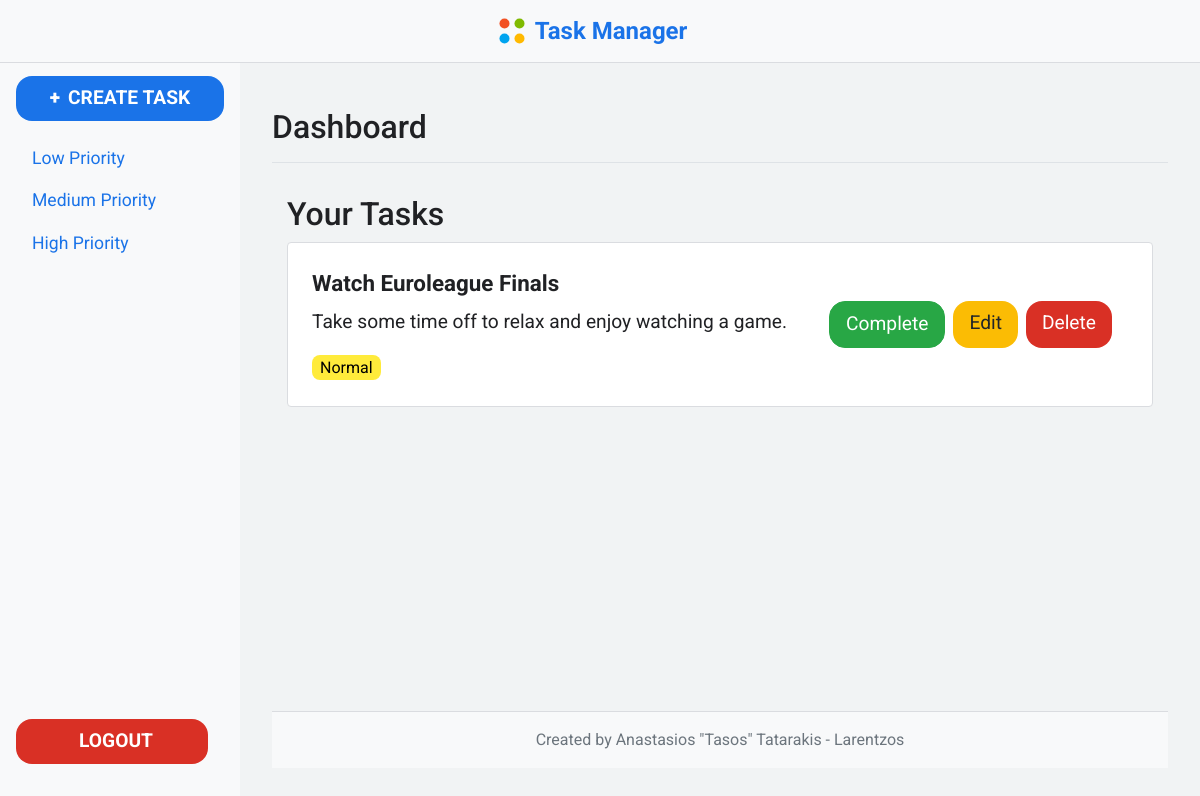
/tasks?priority=Normal (signed in), run on the app's committed database.
### models/task.py (models this page shows, shortened)
class Task(db.Model):
    id = db.Column(db.Integer, primary_key=True)
    title = db.Column(db.String(100), nullable=False)
    description = db.Column(db.Text, nullable=False)
    priority = db.Column(db.String(10), nullable=False)
    user_id = db.Column(db.Integer, db.ForeignKey('user.id'), nullable=False)
    completed = db.Column(db.Boolean, default=False, nullable=False)
    owner = db.relationship('User', backref=db.backref('tasks', lazy=True))

### routes/task_routes.py (the view, shortened to what this page needs)
@task_routes.route('/tasks', methods=['GET', 'POST'])
@login_required
def tasks():
    form = TaskForm()
    sort_by = request.args.get('sort_by', 'date')
    order = request.args.get('order', 'asc')
    priority = request.args.get('priority', None)
    query = Task.query.filter_by(user_id=current_user.id)
    if priority:
        query = query.filter_by(priority=priority)
    if sort_by == 'priority':
        if order == 'asc':
            query = query.order_by(Task.priority.asc())
        else:
            query = query.order_by(Task.priority.desc())
    else:  # Default is sorting by date
        if order == 'asc':
            query = query.order_by(Task.id.asc())
        else:
            query = query.order_by(Task.id.desc())
    tasks = query.all()
    return render_template('tasks.html', tasks=tasks, form=form)

### app.py (called while the page is built)
@login_manager.user_loader
def load_user(user_id):
    return User.query.get(int(user_id))

### templates/tasks.html (shortened to what this page needs)
{% extends "base.html" %} {% block content %}
<div class="container-fluid">
  <h2>Your Tasks</h2>
  <ul class="list-group">
    {% for task in tasks %}
    <li
      class="list-group-item d-flex justify-content-between align-items-center {% if task.completed %}completed-task{% endif %}"
    >
      <div>
        <strong>{{ task.title }}</strong>
        <p>{{ task.description }}</p>
        <span class="priority-{{ task.priority|lower }}"
          >{{ task.priority }}</span
        >
      </div>
      <div class="d-flex">
        {% if not task.completed %}
        <form
          action="{{ url_for('task.complete_task', task_id=task.id) }}"
          method="POST"
          class="mr-2"
        >
          <button type="submit" class="btn btn-success">Complete</button>
        </form>
        {% endif %}
        <a
          href="{{ url_for('task.update_task', task_id=task.id) }}"
          class="btn btn-warning"
          >Edit</a
        >
        <a
          href="{{ url_for('task.delete_task', task_id=task.id) }}"
          class="btn btn-danger ml-2"
          >Delete</a
        >
      </div>
    </li>
    {% else %}
    <li class="list-group-item">
      <div class="alert alert-info" role="alert">No tasks available.</div>
    </li>
    {% endfor %}
  </ul>
</div>
{% endblock %}

### static/CSS/base.css (style rules this page uses)
body { background-color: #f1f3f4; font-family: "Roboto", sans-serif; color: #202124; margin: 0; padding: 0; display: flex; flex-direction: column; min-height: 100vh; }

### static/CSS/main_content.css (style rules this page uses)
body { background-color: #f1f3f4; font-family: "Roboto", sans-serif; color: #202124; margin: 0; padding: 0; display: flex; flex-direction: column; min-height: 100vh; }
.container-fluid { padding-top: 1rem; flex: 1; }
.btn { font-size: 1.2rem; padding: 0.5rem 1rem; border-radius: 1rem; transition: background-color 0.3s ease; }
.btn-warning { background-color: #fbbc04; border: none; }
.btn-danger { background-color: #d93025; border: none; }
.list-group-item { font-size: 1.2rem; padding: 1.5rem; margin-bottom: 1rem; border-radius: 1rem; border: 1px solid #dadce0; background-color: #fff; }
.list-group-item strong { display: block; font-size: 1.4rem; margin-bottom: 0.5rem; }
.d-flex > div { margin-right: 1rem; }
.priority-normal { background-color: #ffeb3b; color: black; padding: 0.2rem 0.5rem; border-radius: 0.5rem; font-size: 1rem; }

### data on the page
Task: title "Watch Euroleague Finals", description "Take some time off to relax and enjoy watching a game.", priority "Normal"
